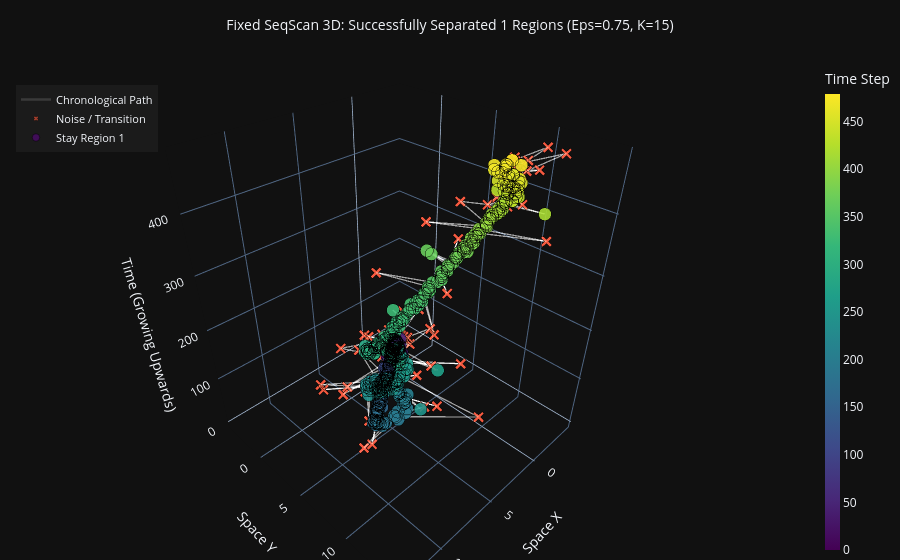

The notebook cell saved with this chart:
### Code cell
import plotly.graph_objects as go
import numpy as np

EPS_2D = 0.75   
K_2D = 15       # Podnosimy próg punktów, żeby regiony stania były wyraźne, a ruch odrzucony
DELTA_2D = 0    # Delta = 0 oznacza natychmiastowe szukanie nowego klastra przy opuszczeniu EPS

labels = seq_scan(X_spatiotemporal, eps=EPS_2D, K=K_2D, delta=DELTA_2D)

x_coords = X_spatiotemporal[:, 0]
y_coords = X_spatiotemporal[:, 1]
time_coords = X_spatiotemporal[:, 2]

min_time = time_coords.min()
max_time = time_coords.max()

fig = go.Figure()

# ŚLAD 1: Szara linia trajektorii
fig.add_trace(go.Scatter3d(
    x=x_coords, y=y_coords, z=time_coords,
    mode='lines',
    line=dict(color='rgba(150, 150, 150, 0.25)', width=2.5),
    name='Chronological Path',
    hoverinfo='none',
    showlegend=True
))

# ŚLAD 2: Punkty ruchu / tranzycji oraz globalny szum (-1)
mask_noise = (labels == -1)
fig.add_trace(go.Scatter3d(
    x=x_coords[mask_noise], 
    y=y_coords[mask_noise], 
    z=time_coords[mask_noise],
    mode='markers',
    marker=dict(
        size=4,
        color='rgba(239, 85, 59, 0.7)', # Czerwone krzyżyki dla fazy poruszania się
        symbol='x',
        line=dict(color='black', width=0.3)
    ),
    text=[f"Noise / Transition<br>Time: {t}" for t in time_coords[mask_noise]],
    hoverinfo='text',
    name='Noise / Transition'
))

# ŚLADY 3+: Wykryte, odseparowane Stay Regions z heatmapą
unique_clusters = sorted([lbl for lbl in np.unique(labels) if lbl != -1])
print(f"[+] Algorytm SeqScan wykrył poprawnie: {len(unique_clusters)} regiony przebywania.")

for idx, cluster_id in enumerate(unique_clusters):
    mask_cluster = (labels == cluster_id)
    show_colorbar = (idx == 0)
    
    fig.add_trace(go.Scatter3d(
        x=x_coords[mask_cluster], 
        y=y_coords[mask_cluster], 
        z=time_coords[mask_cluster],
        mode='markers',
        marker=dict(
            size=7.5,
            color=time_coords[mask_cluster],
            colorscale='Viridis',
            cmin=min_time,
            cmax=max_time,
            colorbar=dict(title="Time Step", thickness=15) if show_colorbar else None,
            symbol='circle',
            opacity=0.9,
            line=dict(color='black', width=0.5)
        ),
        text=[f"Stay Region {cluster_id + 1}<br>Time: {t}" for t in time_coords[mask_cluster]],
        hoverinfo='text',
        name=f'Stay Region {cluster_id + 1}'
    ))

fig.update_layout(
    title=dict(
        text=f"Fixed SeqScan 3D: Successfully Separated {len(unique_clusters)} Regions (Eps={EPS_2D}, K={K_2D})",
        x=0.5,
        font=dict(size=14)
    ),
    scene=dict(
        xaxis_title='Space X',
        yaxis_title='Space Y',
        zaxis_title='Time (Growing Upwards)',
        zaxis=dict(autorange=True),
        aspectmode='manual',
        aspectratio=dict(x=1, y=1, z=1.2)
    ),
    margin=dict(l=0, r=0, b=0, t=60),
    legend=dict(yanchor="top", y=0.95, xanchor="left", x=0.02, font=dict(size=11), bgcolor="rgba(30, 30, 30, 0.8)"),
    template="plotly_dark"
)

fig.show()

### Figure 1 — Plotly figure (JSON) as saved in the notebook; plotly's stock layout.template omitted (floating-point values rounded to 4 significant figures; data arrays with more than 128 entries replaced by an {"elided": "..."} marker saying what was removed)
{"data": [{"hoverinfo": "none", "line": {"color": "rgba(150, 150, 150, 0.25)", "width": 2.5}, "mode": "lines", "name": "Chronological Path", "showlegend": true, "type": "scatter3d", "x": {"elided": "480 float values"}, "y": {"elided": "480 float values"}, "z": {"elided": "480 float values"}}, {"hoverinfo": "text", "marker": {"color": "rgba(239, 85, 59, 0.7)", "line": {"color": "black", "width": 0.3}, "size": 4, "symbol": "x"}, "mode": "markers", "name": "Noise / Transition", "text": ["Noise / Transition<br>Time: 0.0", "Noise / Transition<br>Time: 1.0", "Noise / Transition<br>Time: 2.0", "Noise / Transition<br>Time: 3.0", "Noise / Transition<br>Time: 4.0", "Noise / Transition<br>Time: 5.0", "Noise / Transition<br>Time: 6.0", "Noise / Transition<br>Time: 7.0", "Noise / Transition<br>Time: 8.0", "Noise / Transition<br>Time: 9.0", "Noise / Transition<br>Time: 10.0", "Noise / Transition<br>Time: 11.0", "Noise / Transition<br>Time: 12.0", "Noise / Transition<br>Time: 13.0", "Noise / Transition<br>Time: 14.0", "Noise / Transition<br>Time: 15.0", "Noise / Transition<br>Time: 16.0", "Noise / Transition<br>Time: 32.0", "Noise / Transition<br>Time: 37.0", "Noise / Transition<br>Time: 41.0", "Noise / Transition<br>Time: 43.0", "Noise / Transition<br>Time: 53.0", "Noise / Transition<br>Time: 55.0", "Noise / Transition<br>Time: 56.0", "Noise / Transition<br>Time: 57.0", "Noise / Transition<br>Time: 61.0", "Noise / Transition<br>Time: 70.0", "Noise / Transition<br>Time: 90.0", "Noise / Transition<br>Time: 96.0", "Noise / Transition<br>Time: 100.0", "Noise / Transition<br>Time: 114.0", "Noise / Transition<br>Time: 134.0", "Noise / Transition<br>Time: 136.0", "Noise / Transition<br>Time: 143.0", "Noise / Transition<br>Time: 145.0", "Noise / Transition<br>Time: 169.0", "Noise / Transition<br>Time: 190.0", "Noise / Transition<br>Time: 191.0", "Noise / Transition<br>Time: 195.0", "Noise / Transition<br>Time: 199.0", "Noise / Transition<br>Time: 211.0", "Noise / Transition<br>Time: 214.0", "Noise / Transition<br>Time: 226.0", "Noise / Transition<br>Time: 229.0", "Noise / Transition<br>Time: 234.0", "Noise / Transition<br>Time: 247.0", "Noise / Transition<br>Time: 264.0", "Noise / Transition<br>Time: 268.0", "Noise / Transition<br>Time: 275.0", "Noise / Transition<br>Time: 278.0", "Noise / Transition<br>Time: 289.0", "Noise / Transition<br>Time: 302.0", "Noise / Transition<br>Time: 305.0", "Noise / Transition<br>Time: 328.0", "Noise / Transition<br>Time: 340.0", "Noise / Transition<br>Time: 342.0", "Noise / Transition<br>Time: 350.0", "Noise / Transition<br>Time: 353.0", "Noise / Transition<br>Time: 355.0", "Noise / Transition<br>Time: 362.0", "Noise / Transition<br>Time: 393.0", "Noise / Transition<br>Time: 396.0", "Noise / Transition<br>Time: 401.0", "Noise / Transition<br>Time: 402.0", "Noise / Transition<br>Time: 423.0", "Noise / Transition<br>Time: 426.0", "Noise / Transition<br>Time: 427.0", "Noise / Transition<br>Time: 432.0", "Noise / Transition<br>Time: 435.0", "Noise / Transition<br>Time: 436.0", "Noise / Transition<br>Time: 437.0", "Noise / Transition<br>Time: 440.0", "Noise / Transition<br>Time: 448.0", "Noise / Transition<br>Time: 453.0", "Noise / Transition<br>Time: 459.0", "Noise / Transition<br>Time: 463.0", "Noise / Transition<br>Time: 465.0", "Noise / Transition<br>Time: 466.0", "Noise / Transition<br>Time: 470.0", "Noise / Transition<br>Time: 473.0", "Noise / Transition<br>Time: 474.0", "Noise / Transition<br>Time: 475.0", "Noise / Transition<br>Time: 476.0", "Noise / Transition<br>Time: 477.0", "Noise / Transition<br>Time: 478.0"], "type": "scatter3d", "x": [0.2484, 0.3238, -0.1171, 0.7896, -0.2347, -2.709, 0.121, -0.8625, -0.5064, -0.454, 0.7328, 0.03376, -0.2722, -0.5755, -0.3003, -0.3009, -2.643, 0.4063, -1.31, 0.7389, 0.4577, 0.9431, -0.9594, 3.823, 2.194, 1.354, 1.798, 1.533, 2.377, 6.919, 8.884, 7.664, 10.13, 6.197, 11.33, 7.058, 7.641, 6.789, 8.521, 13.22, 7.742, 10.66, 7.946, 12.54, 12.65, 9.511, 6.885, 12.73, 5.202, 6.301, 8.467, 9.59, 11.68, 9.575, 9.976, 9.299, 7.683, 9.435, 6.68, 2.029, 0.7244, 3.925, 0.7337, -0.6254, 0.1446, -3.088, 0.7103, -0.3064, 2.461, -0.6897, 1.378, -2.61, -0.08356, -0.6799, -1.475, -0.2795, -0.2776, -4.084, -0.6402, -0.7628, -0.02279, -0.1206, -0.6258, -3.067, 0.1714], "y": [-0.06913, 0.7615, -0.1171, 0.3837, 0.2713, -3.814, -0.9566, -0.2811, 0.1571, -0.7062, -0.1129, -0.7124, 0.05546, 0.1878, -0.1458, 0.9261, -1.253, 0.6781, 0.411, -0.2591, 0.1644, 0.08729, -0.01326, -2.608, 0.7475, -1.887, -1.915, 5.679, 1.804, 6.052, 4.177, 6.286, 3.682, 10.66, 10.1, 6.922, 7.285, 14.53, 11.72, 11.68, 7.927, 8.844, 10.46, 7.044, 11.51, 6.976, 12.94, 9.873, 7.813, 9.891, 10.08, 9.235, 12.03, 10.76, 11.22, 12.99, 6.664, 10.78, 11.43, 8.038, 13.59, 7.003, 6.912, 9.624, 11.23, 8.383, 9.715, 9.806, 10.43, 9.635, 11.16, 8.463, 10.07, 10.37, 11.03, 10.19, 10.94, 11.11, 10.44, 9.654, 10.12, 10.18, 10.72, 10.38, 10.23], "z": [0.0, 1.0, 2.0, 3.0, 4.0, 5.0, 6.0, 7.0, 8.0, 9.0, 10.0, 11.0, 12.0, 13.0, 14.0, 15.0, 16.0, 32.0, 37.0, 41.0, 43.0, 53.0, 55.0, 56.0, 57.0, 61.0, 70.0, 90.0, 96.0, 100.0, 114.0, 134.0, 136.0, 143.0, 145.0, 169.0, 190.0, 191.0, 195.0, 199.0, 211.0, 214.0, 226.0, 229.0, 234.0, 247.0, 264.0, 268.0, 275.0, 278.0, 289.0, 302.0, 305.0, 328.0, 340.0, 342.0, 350.0, 353.0, 355.0, 362.0, 393.0, 396.0, 401.0, 402.0, 423.0, 426.0, 427.0, 432.0, 435.0, 436.0, 437.0, 440.0, 448.0, 453.0, 459.0, 463.0, 465.0, 466.0, 470.0, 473.0, 474.0, 475.0, 476.0, 477.0, 478.0]}, {"hoverinfo": "text", "marker": {"cmax": 479, "cmin": 0, "color": {"elided": "395 float values"}, "colorbar": {"thickness": 15, "title": {"text": "Time Step"}}, "colorscale": [[0, "#440154"], [0.1111, "#482878"], [0.2222, "#3e4989"], [0.3333, "#31688e"], [0.4444, "#26828e"], [0.5556, "#1f9e89"], [0.6667, "#35b779"], [0.7778, "#6ece58"], [0.8889, "#b5de2b"], [1, "#fde725"]], "line": {"color": "black", "width": 0.5}, "opacity": 0.9, "size": 7.5, "symbol": "circle"}, "mode": "markers", "name": "Stay Region 1", "text": {"elided": "395 str values"}, "type": "scatter3d", "x": {"elided": "395 float values"}, "y": {"elided": "395 float values"}, "z": {"elided": "395 float values"}}], "layout": {"legend": {"bgcolor": "rgba(30, 30, 30, 0.8)", "font": {"size": 11}, "x": 0.02, "xanchor": "left", "y": 0.95, "yanchor": "top"}, "margin": {"b": 0, "l": 0, "r": 0, "t": 60}, "scene": {"aspectmode": "manual", "aspectratio": {"x": 1, "y": 1, "z": 1.2}, "xaxis": {"title": {"text": "Space X"}}, "yaxis": {"title": {"text": "Space Y"}}, "zaxis": {"autorange": true, "title": {"text": "Time (Growing Upwards)"}}}, "title": {"font": {"size": 14}, "text": "Fixed SeqScan 3D: Successfully Separated 1 Regions (Eps=0.75, K=15)", "x": 0.5}}}
